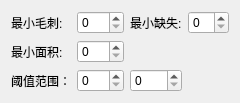
             <widget class="QWidget" name="page_5">
              <layout class="QGridLayout" name="gridLayout_14">
               <item row="0" column="0">
                <widget class="QLabel" name="label_32">
                 <property name="text">
                  <string>最小毛刺:</string>
                 </property>
                </widget>
               </item>
               <item row="0" column="1">
                <widget class="QSpinBox" name="sp_rag">
                 <property name="enabled">
                  <bool>true</bool>
                 </property>
                 <property name="buttonSymbols">
                  <enum>QAbstractSpinBox::UpDownArrows</enum>
                 </property>
                 <property name="minimum">
                  <number>0</number>
                 </property>
                 <property name="maximum">
                  <number>99</number>
                 </property>
                </widget>
               </item>
               <item row="1" column="1">
                <widget class="QSpinBox" name="sp_minRagLossArea">
                 <property name="enabled">
                  <bool>true</bool>
                 </property>
                 <property name="buttonSymbols">
                  <enum>QAbstractSpinBox::UpDownArrows</enum>
                 </property>
                 <property name="minimum">
                  <number>0</number>
                 </property>
                 <property name="maximum">
                  <number>999</number>
                 </property>
                </widget>
               </item>
               <item row="0" column="2">
                <widget class="QLabel" name="label_33">
                 <property name="text">
                  <string>最小缺失:</string>
                 </property>
                </widget>
               </item>
               <item row="1" column="0">
                <widget class="QLabel" name="label_34">
                 <property name="text">
                  <string>最小面积:</string>
                 </property>
                </widget>
               </item>
               <item row="0" column="3">
                <widget class="QSpinBox" name="sp_loss">
                 <property name="enabled">
                  <bool>true</bool>
                 </property>
                 <property name="buttonSymbols">
                  <enum>QAbstractSpinBox::UpDownArrows</enum>
                 </property>
                 <property name="minimum">
                  <number>0</number>
                 </property>
                 <property name="maximum">
                  <number>99</number>
                 </property>
                </widget>
               </item>
               <item row="2" column="0">
                <widget class="QLabel" name="label_13">
                 <property name="text">
                  <string>阈值范围：</string>
                 </property>
                </widget>
               </item>
               <item row="2" column="1">
                <widget class="QSpinBox" name="sp_fixThreMin_3">
                 <property name="enabled">
                  <bool>true</bool>
                 </property>
                 <property name="buttonSymbols">
                  <enum>QAbstractSpinBox::UpDownArrows</enum>
                 </property>
                 <property name="minimum">
                  <number>0</number>
                 </property>
                 <property name="maximum">
                  <number>255</number>
                 </property>
                </widget>
               </item>
               <item row="2" column="2">
                <widget class="QSpinBox" name="sp_fixThreMax_3">
                 <property name="enabled">
                  <bool>true</bool>
                 </property>
                 <property name="buttonSymbols">
                  <enum>QAbstractSpinBox::UpDownArrows</enum>
                 </property>
                 <property name="minimum">
                  <number>0</number>
                 </property>
                 <property name="maximum">
                  <number>255</number>
                 </property>
                </widget>
               </item>
              </layout>
             </widget>
